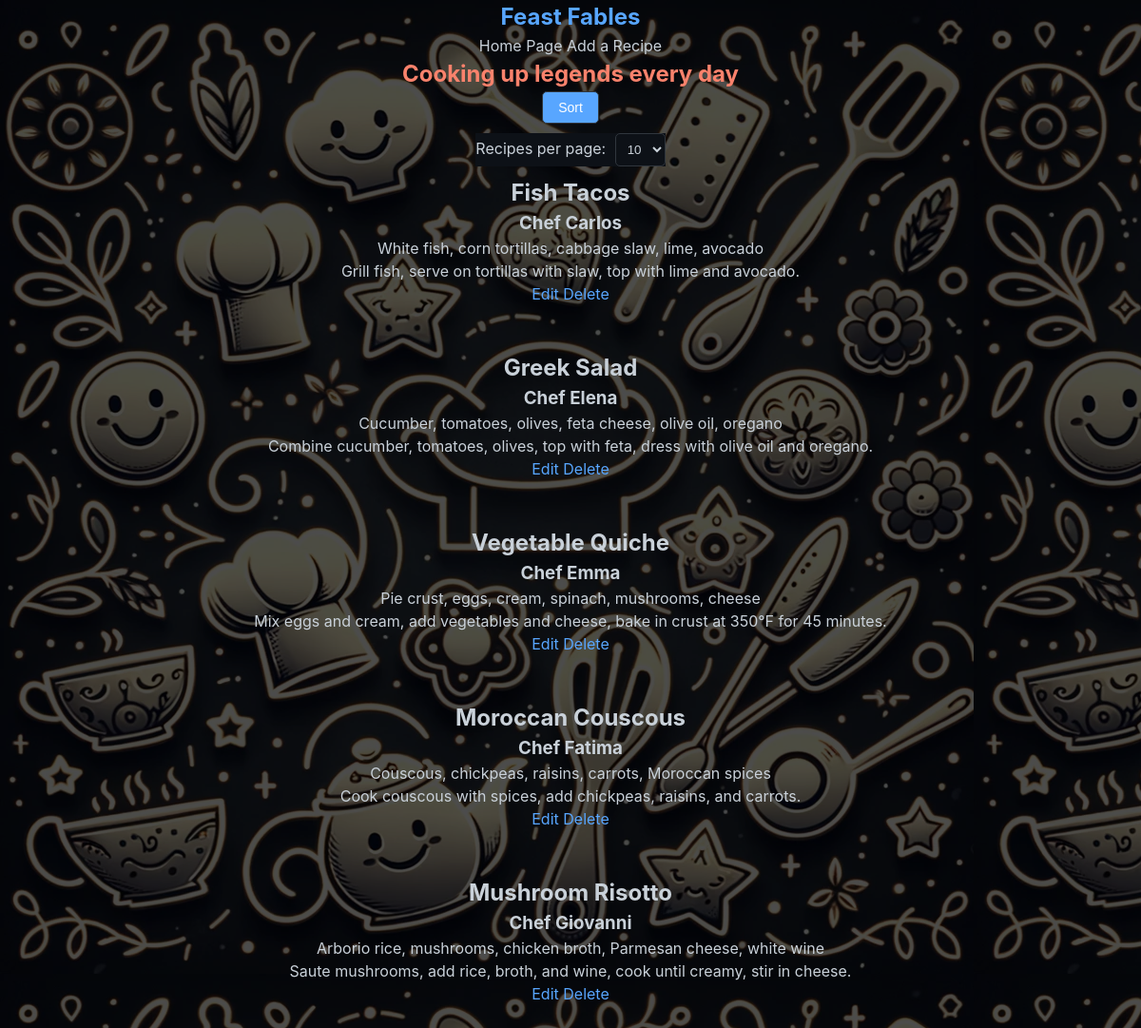
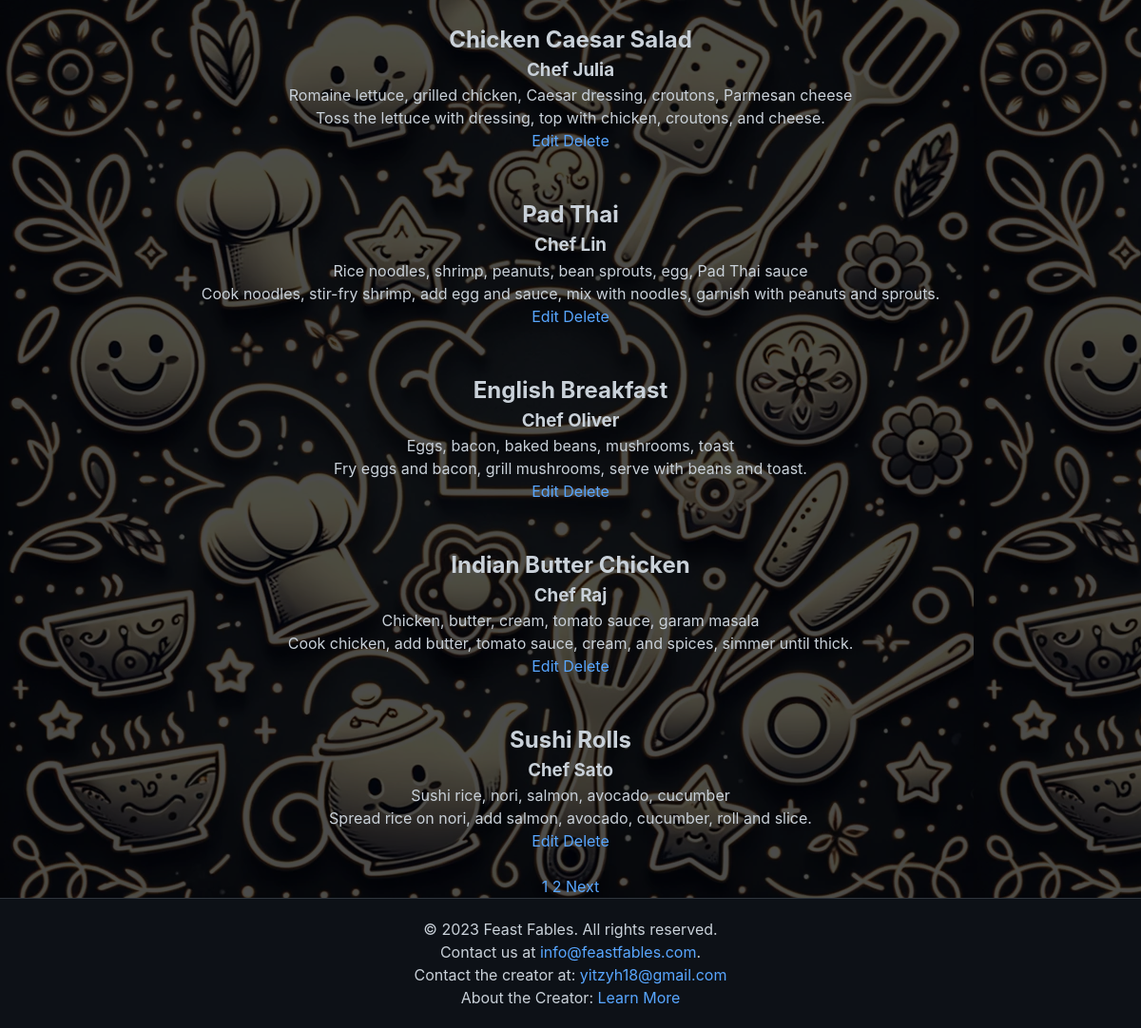
Page /recipe_list.php?sort=creator_asc&display=10 on the committed database (2 pictures, top to bottom).
### tables this page shows
CREATE TABLE IF NOT EXISTS `recipes`
(
    `id`           int(11)      NOT NULL AUTO_INCREMENT,
    `recipe_name`  varchar(255) DEFAULT NULL,
    `creator`      varchar(255) NOT NULL,
    `date_entered` datetime     DEFAULT current_timestamp(),
    `ingredients`  text         DEFAULT NULL,
    `instructions` text         DEFAULT NULL,
    PRIMARY KEY (`id`)
);

### recipe_list.php (the view, shortened to what this page needs)
<?php
require 'mySQL.php';
echo '<link rel="stylesheet" type="text/css" href="style.css">';
$sort = $_GET['sort'] ?? 'asc';
$current_page_number = isset($_GET['page']) ? (int)$_GET['page'] : 1;
$display = isset($_GET['display']) && in_array($_GET['display'], [5, 10, 15, 20, 25, 50]) ? (int)$_GET['display'] : 10;
$sorting_method = match ($sort) {
    'recipe_desc' => 'ORDER BY recipe_name DESC',
    'creator_asc' => 'ORDER BY creator ASC',
    'creator_desc' => 'ORDER BY creator DESC',
    'date_asc' => 'ORDER BY date_entered ASC',
    'date_desc' => 'ORDER BY date_entered DESC',
    default => 'ORDER BY recipe_name ASC',
};
function fetchAndPrintAllTheRecords($r): void
{
    while ($row = mysqli_fetch_array($r, MYSQLI_ASSOC)) {
        echo '<div>
                <h2>' . htmlspecialchars($row['recipe_name']) . '</h2>
                <h3>' . htmlspecialchars($row['creator']) . '</h3>
                <p>' . htmlspecialchars($row['ingredients']) . '</p>
                <p>' . htmlspecialchars($row['instructions']) . '</p>
                <a href="edit_recipe.php?id=' . $row['id'] . '">Edit</a>
                <a href="delete_backend.php?id=' . $row['id'] . '">Delete</a>
              </div>';
    }
}
echo '
<div class="dropdown Sort-button">
    <button>Sort</button>
    <div class="dropdown-content">
        <a href="recipe_list.php?sort=recipe_asc&display=' . $display . '">Recipe Name Asc</a>
        <a href="recipe_list.php?sort=recipe_desc&display=' . $display . '">Recipe Name Desc</a>
        <a href="recipe_list.php?sort=creator_asc&display=' . $display . '">Chef Asc</a>
        <a href="recipe_list.php?sort=creator_desc&display=' . $display . '">Chef Desc</a>
        <a href="recipe_list.php?sort=date_asc&display=' . $display . '">Date Asc</a>
        <a href="recipe_list.php?sort=date_desc&display=' . $display . '">Date  Desc</a>
    </div>
</div>
';
echo '
<form action="recipe_list.php" method="get" class="recipes-per-page-form">
    <label for="display">Recipes per page:</label>
    <select name="display" id="display" onchange="this.form.submit()">
        <option value="5"' . ($display == 5 ? ' selected' : '') . '>5</option>
        <option value="10"' . ($display == 10 ? ' selected' : '') . '>10</option>
        <option value="15"' . ($display == 15 ? ' selected' : '') . '>15</option>
        <option value="20"' . ($display == 20 ? ' selected' : '') . '>20</option>
        <option value="25"' . ($display == 25 ? ' selected' : '') . '>25</option>
        <option value="50"' . ($display == 50 ? ' selected' : '') . '>50</option>
    </select>
    <input type="hidden" name="sort" value="' . $sort . '">
    <input type="hidden" name="page" value="' . $current_page_number . '">
    <noscript><input type="submit" value="Submit"></noscript>
</form>
';
$count = "SELECT COUNT(id) FROM recipes";
$r = @mysqli_query($recipe_database, $count);
$row = @mysqli_fetch_array($r, MYSQLI_NUM);
$records = $row[0];
if ($records > $display) {
    $pages = ceil($records / $display);
} else {
    $pages = 1;
}
$offset = ($current_page_number - 1) * $display;
$query = "SELECT id, recipe_name, ingredients, creator, instructions FROM recipes $sorting_method LIMIT $display OFFSET $offset";
$reply = mysqli_query($recipe_database, $query);
fetchAndPrintAllTheRecords($reply);
for ($i = 1; $i <= $pages; $i++) {
    echo '<a href="recipe_list.php?page=' . $i . '&sort=' . $sort . '&display=' . $display . '">' . $i . '</a> ';
}
if ($current_page_number < $pages) {
    echo '<a href="recipe_list.php?page=' . ($current_page_number + 1) . '&sort=' . $sort . '&display=' . $display . '">Next</a> ';
}

### style.css (style rules this page uses)
* { margin: 0; padding: 0; box-sizing: border-box; }
:root { --primary-color: #58a6ff; --secondary-color: #f9826c; --background-color: #0d1117; --text-color: #c9d1d9; --border-color: #30363d; --button-hover-color: #0366d6; }
body { font-family: -apple-system, BlinkMacSystemFont, "Segoe UI", Helvetica, Arial, sans-serif, "Apple Color Emoji", "Segoe UI Emoji"; line-height: 1.5; background-color: var(--background-color); color: var(--text-color); text-align: center; }
body { background-size: cover; background: rgba(0, 0, 0, 0.1) url('includes/culinary splash.png') fixed; }
body::after { content: ""; background: rgba(0, 0, 0, 0.7); position: fixed; top: 0; left: 0; width: 100%; height: 100%; z-index: -1; }
h1, h2, h3, h4, h5, h6 { color: var(--text-color); }
a { color: var(--primary-color); text-decoration: none; }
form { display: inline-block; margin: 10px 5px; background-color: var(--background-color); color: var(--text-color); }
button { background-color: var(--primary-color); color: white; border: 1px solid var(--border-color); padding: 8px 16px; border-radius: 5px; cursor: pointer; font-size: 14px; transition: background-color 0.3s ease; }
.Sort-button { display: flex; justify-content: center; width: 100%; }
.dropdown { position: relative; clip-rule: evenodd; }
select { padding: 8px; border-radius: 5px; border: 1px solid var(--border-color); background-color: var(--background-color); color: var(--text-color); margin-left: 5px; }
footer { background-color: var(--background-color); color: var(--text-color); text-align: center; padding: 20px 0; border-top: 1px solid var(--border-color); }
footer a { color: var(--primary-color); }

### rows in the picture
recipes: recipe_name "Fish Tacos", creator "Chef Carlos", ingredients "White fish, corn tortillas, cabbage slaw, lime, avocado", instructions "Grill fish, serve on tortillas with slaw, top with lime and avocado."
recipes: recipe_name "Greek Salad", creator "Chef Elena", ingredients "Cucumber, tomatoes, olives, feta cheese, olive oil, oregano", instructions "Combine cucumber, tomatoes, olives, top with feta, dress with olive oil and oregano."
recipes: recipe_name "Vegetable Quiche", creator "Chef Emma", ingredients "Pie crust, eggs, cream, spinach, mushrooms, cheese", instructions "Mix eggs and cream, add vegetables and cheese, bake in crust at 350°F for 45 minutes."
recipes: recipe_name "Moroccan Couscous", creator "Chef Fatima", ingredients "Couscous, chickpeas, raisins, carrots, Moroccan spices", instructions "Cook couscous with spices, add chickpeas, raisins, and carrots."
recipes: recipe_name "Mushroom Risotto", creator "Chef Giovanni", ingredients "Arborio rice, mushrooms, chicken broth, Parmesan cheese, white wine", instructions "Saute mushrooms, add rice, broth, and wine, cook until creamy, stir in cheese."
recipes: recipe_name "Chicken Caesar Salad", creator "Chef Julia", ingredients "Romaine lettuce, grilled chicken, Caesar dressing, croutons, Parmesan cheese", instructions "Toss the lettuce with dressing, top with chicken, croutons, and cheese."
recipes: recipe_name "Pad Thai", creator "Chef Lin", ingredients "Rice noodles, shrimp, peanuts, bean sprouts, egg, Pad Thai sauce", instructions "Cook noodles, stir-fry shrimp, add egg and sauce, mix with noodles, garnish with peanuts and sprouts."
recipes: recipe_name "English Breakfast", creator "Chef Oliver", ingredients "Eggs, bacon, baked beans, mushrooms, toast", instructions "Fry eggs and bacon, grill mushrooms, serve with beans and toast."
recipes: recipe_name "Indian Butter Chicken", creator "Chef Raj", ingredients "Chicken, butter, cream, tomato sauce, garam masala", instructions "Cook chicken, add butter, tomato sauce, cream, and spices, simmer until thick."
recipes: recipe_name "Sushi Rolls", creator "Chef Sato", ingredients "Sushi rice, nori, salmon, avocado, cucumber", instructions "Spread rice on nori, add salmon, avocado, cucumber, roll and slice."
